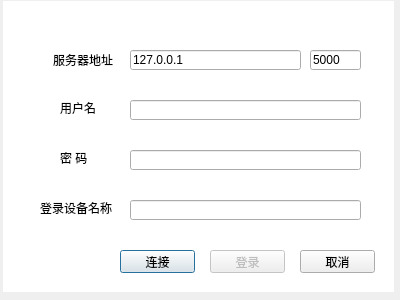
<?xml version="1.0" encoding="UTF-8"?>
<ui version="4.0">
 <class>LogDialog</class>
 <widget class="QDialog" name="LogDialog">
  <property name="geometry">
   <rect>
    <x>0</x>
    <y>0</y>
    <width>400</width>
    <height>300</height>
   </rect>
  </property>
  <property name="windowTitle">
   <string>基于国密算法的加密云盘系统</string>
  </property>
  <widget class="QLabel" name="Backgroundlabel">
   <property name="geometry">
    <rect>
     <x>3</x>
     <y>1</y>
     <width>391</width>
     <height>291</height>
    </rect>
   </property>
   <property name="styleSheet">
    <string notr="true">background-color: rgb(255, 255, 255);</string>
   </property>
   <property name="text">
    <string/>
   </property>
  </widget>
  <widget class="QPushButton" name="LoginButton">
   <property name="enabled">
    <bool>false</bool>
   </property>
   <property name="geometry">
    <rect>
     <x>210</x>
     <y>250</y>
     <width>75</width>
     <height>23</height>
    </rect>
   </property>
   <property name="focusPolicy">
    <enum>Qt::NoFocus</enum>
   </property>
   <property name="text">
    <string>登录</string>
   </property>
  </widget>
  <widget class="QPushButton" name="exitButton">
   <property name="geometry">
    <rect>
     <x>300</x>
     <y>250</y>
     <width>75</width>
     <height>23</height>
    </rect>
   </property>
   <property name="focusPolicy">
    <enum>Qt::NoFocus</enum>
   </property>
   <property name="text">
    <string>取消</string>
   </property>
  </widget>
  <widget class="QLabel" name="serverlabel">
   <property name="geometry">
    <rect>
     <x>53</x>
     <y>50</y>
     <width>61</width>
     <height>20</height>
    </rect>
   </property>
   <property name="text">
    <string>服务器地址</string>
   </property>
  </widget>
  <widget class="QLabel" name="userlabel">
   <property name="geometry">
    <rect>
     <x>60</x>
     <y>100</y>
     <width>41</width>
     <height>16</height>
    </rect>
   </property>
   <property name="text">
    <string>用户名</string>
   </property>
  </widget>
  <widget class="QLabel" name="passwordlabel">
   <property name="geometry">
    <rect>
     <x>60</x>
     <y>150</y>
     <width>31</width>
     <height>16</height>
    </rect>
   </property>
   <property name="text">
    <string>密 码</string>
   </property>
  </widget>
  <widget class="QLineEdit" name="UserNamelineEdit">
   <property name="geometry">
    <rect>
     <x>130</x>
     <y>100</y>
     <width>231</width>
     <height>20</height>
    </rect>
   </property>
  </widget>
  <widget class="QLineEdit" name="PasswordlineEdit">
   <property name="geometry">
    <rect>
     <x>130</x>
     <y>150</y>
     <width>231</width>
     <height>20</height>
    </rect>
   </property>
  </widget>
  <widget class="QLabel" name="Devicelabel">
   <property name="geometry">
    <rect>
     <x>40</x>
     <y>200</y>
     <width>81</width>
     <height>16</height>
    </rect>
   </property>
   <property name="text">
    <string>登录设备名称</string>
   </property>
  </widget>
  <widget class="QLineEdit" name="devicelineEdit">
   <property name="geometry">
    <rect>
     <x>130</x>
     <y>200</y>
     <width>231</width>
     <height>20</height>
    </rect>
   </property>
   <property name="mouseTracking">
    <bool>false</bool>
   </property>
   <property name="dragEnabled">
    <bool>true</bool>
   </property>
   <property name="readOnly">
    <bool>true</bool>
   </property>
  </widget>
  <widget class="QLineEdit" name="PortEdit">
   <property name="geometry">
    <rect>
     <x>310</x>
     <y>50</y>
     <width>51</width>
     <height>20</height>
    </rect>
   </property>
   <property name="text">
    <string>5000</string>
   </property>
  </widget>
  <widget class="QLineEdit" name="iplineEdit">
   <property name="geometry">
    <rect>
     <x>130</x>
     <y>50</y>
     <width>171</width>
     <height>20</height>
    </rect>
   </property>
   <property name="text">
    <string>127.0.0.1</string>
   </property>
  </widget>
  <widget class="QPushButton" name="ConnectpushButton">
   <property name="geometry">
    <rect>
     <x>120</x>
     <y>250</y>
     <width>75</width>
     <height>23</height>
    </rect>
   </property>
   <property name="focusPolicy">
    <enum>Qt::StrongFocus</enum>
   </property>
   <property name="text">
    <string>连接</string>
   </property>
  </widget>
 </widget>
 <resources/>
 <connections/>
</ui>
